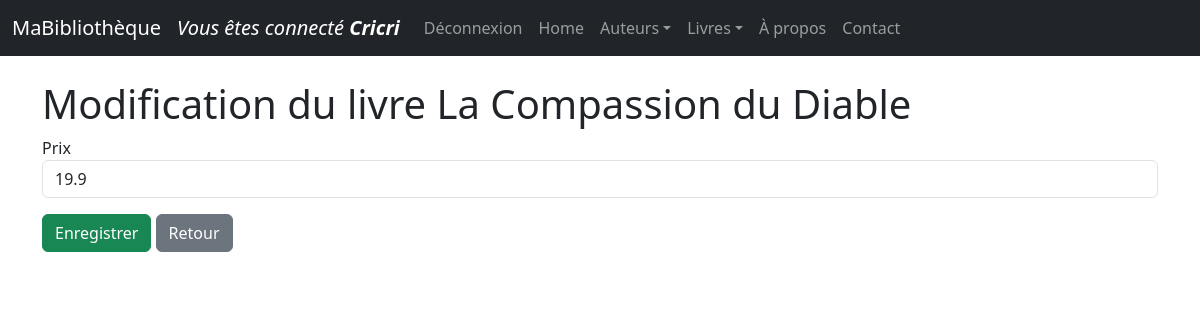
Page /livres/1/update/ (signed in) on the committed database.
### monApp/models.py (models this page shows, shortened)
class User(db.Model, UserMixin):
    Login = db.Column(db.String(50), primary_key=True)
    Password = db.Column(db.String(64))

class Livre(db.Model):
    idL = db.Column( db.Integer, primary_key=True )
    Prix = db.Column( db.Float )
    Titre = db.Column( db.String(100) )
    Url = db.Column( db.String(255) )
    Img = db.Column( db.String(255) )
    auteur_id = db.Column (db.Integer , db.ForeignKey ("auteur.idA") )
    auteur = db.relationship ("Auteur", backref =db.backref ("livres", lazy="dynamic") )

### monApp/views.py (the view)
@app.route('/livres/<idL>/update/')
@login_required
def updateLivre(idL):
    unLivre = Livre.query.get(idL)
    unForm = FormLivre(idL=unLivre.idL , Titre=unLivre.Titre,Prix=unLivre.Prix)
    return render_template("livre_update.html",selectedLivre=unLivre, updateForm=unForm)

### monApp/forms.py
class FormLivre(FlaskForm):
    idL=HiddenField('idL')
    Titre = StringField ('Titre')
    Auteur = StringField('auteur')
    Prix = FloatField('Prix')

### monApp/models.py (called while the page is built)
@login_manager.user_loader
def load_user(username):
    return User.query.get(username)

### monApp/templates/livre_update.html (shortened to what this page needs)
{% extends "base.html" %}
{% block main %}
<h1 >Modification du livre {{ selectedLivre.Titre }}</h1>
<form role="form" method="POST" action="{{ url_for ('saveLivre') }}">
<div
{% if updateForm.Prix.errors %}
class="form-group has-error"
{% else %}
class="form-group mb-3"
{% endif %}
>
{{ updateForm.Prix.label }}
{{ updateForm.Prix(size =50, class_="form-control") }}
</div>
<input class ="btn btn-success" type="submit" value ="Enregistrer">
<a href="{{ url_for('getLivres') }}" class="btn btn-secondary">Retour</a>
</form >
{% endblock %}

### monApp/templates/base.html (shortened to what this page needs)
<html>
<head>
<link rel="stylesheet" href="{{ url_for('static', filename='css/style.css') }}">
<link href="https://cdn.jsdelivr.net/npm/bootstrap@5.3.0/dist/css/bootstrap.min.css" rel="stylesheet">
</head>
<body>
{% block navbar %}
<nav class="navbar navbar-expand-md navbar-dark bg-dark fixed-top">
        <div class="container-fluid">
<a class="navbar-brand">MaBibliothèque</a>
      <div class="collapse navbar-collapse" id="mainNavbar">
<ul class="nav navbar-nav navbar-right">
        {% if current_user.is_authenticated %}
<a class="navbar-brand"><em>Vous êtes connecté <strong>{{ current_user.Login}}</strong></em></a>
<li class="nav-item"><a class="nav-link" href="{{ url_for ('logout') }}">Déconnexion</a></li >
        {% else %}
<li class="nav-item"><a class="nav-link" href="{{ url_for ('login') }}">Se connecter</a></li >
        {% endif %}
</ul>
<ul class="navbar-nav me-auto mb-2 mb-md-0">
      <li class="nav-item"><a class="nav-link" href="{{ url_for('index') }}">Home</a></li>
      <li class="nav-item dropdown"><a class="nav-link dropdown-toggle" href="#"
            id="auteursDropdown" role="button" data-bs-toggle="dropdown"
            aria-expanded="false">Auteurs</a>
      </li>
      <li class="nav-item dropdown"><a class="nav-link dropdown-toggle" href="#"
            id="livresDropdown" role="button" data-bs-toggle="dropdown"
            aria-expanded="false">Livres</a>
      </li>
      <li class="nav-item"><a class="nav-link" href="{{ url_for('getabout') }}">À propos</a>
      </li>
      <li class="nav-item"><a class="nav-link" href="{{ url_for('getcontact') }}">Contact</a>
      </li>
</ul>
      </div>
</div>
      </nav> {% endblock %}
       {% block content %}
<main role=" main" class=" container">
       {% block main %}{% endblock %}
</main>
       {% endblock %}
      </body>
</html>

### monApp/static/css/style.css (style rules this page uses)
h1 { color: red; }
body { font-family: sans-serif; }

### rows in the picture
User: Login "Cricri"
Livre: Titre "La Compassion du Diable", Prix "19.9"

### other values in the picture
{{ updateForm.Prix.label }} "Prix"
